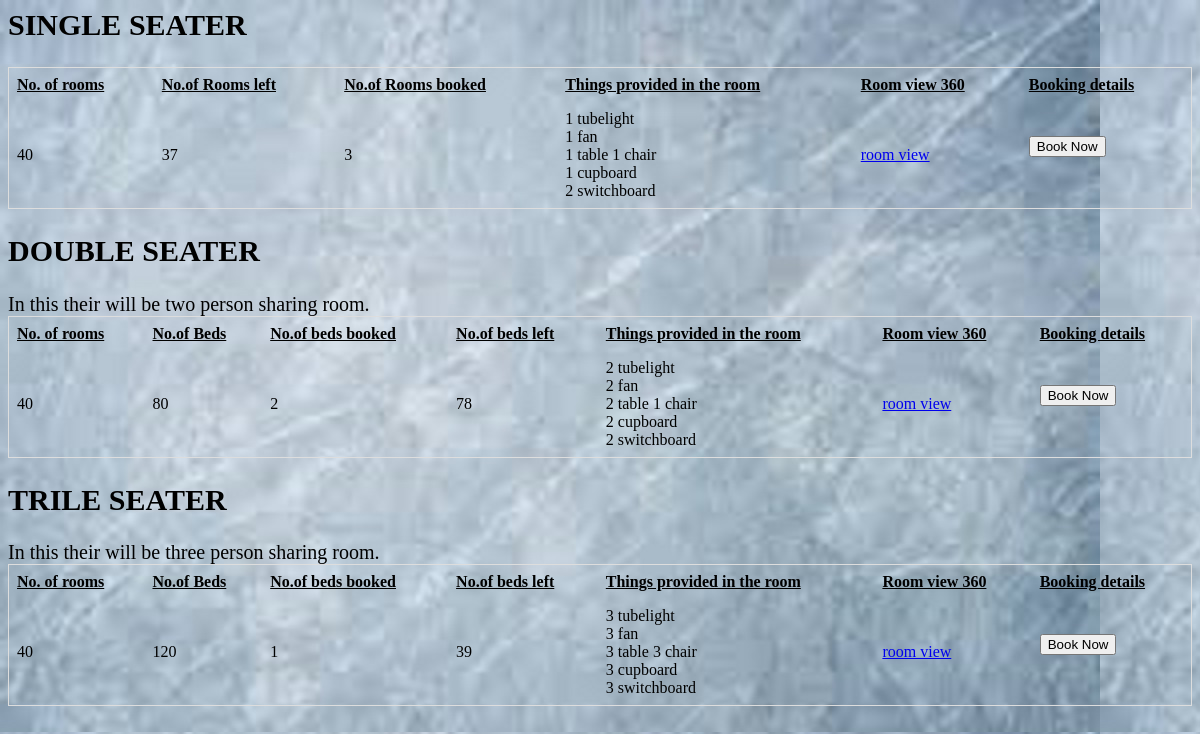
Screenshot of /web/room/ (signed in) with the database file from the repository.
### web/models.py (models this page shows)
class s(models.Model):
    id = models.AutoField(primary_key=True)
    email = models.CharField(max_length=50)
    name = models.CharField(max_length=50)
    add = models.CharField(max_length=100)
    pno = models.IntegerField()
    date = models.DateTimeField(auto_now_add=True)
    total=models.IntegerField()
    left=models.IntegerField()
    type=models.CharField(max_length=100)
    status = models.IntegerField(null=True, blank=True)

class d(models.Model):
    id = models.AutoField(primary_key=True)
    email = models.CharField(max_length=50)
    name = models.CharField(max_length=50)
    add = models.CharField(max_length=100)
    pno = models.IntegerField()
    date = models.DateTimeField(auto_now_add=True)
    total=models.IntegerField()
    left=models.IntegerField()
    type=models.CharField(max_length=100)
    status = models.IntegerField(null=True, blank=True)

class t(models.Model):
    id = models.AutoField(primary_key=True)
    email = models.CharField(max_length=50)
    name = models.CharField(max_length=50)
    add = models.CharField(max_length=100)
    pno = models.IntegerField()
    date = models.DateTimeField(auto_now_add=True)
    total=models.IntegerField()
    left=models.IntegerField()
    type=models.CharField(max_length=100)
    status = models.IntegerField(null=True, blank=True)

### web/views.py (the view)
# urls.py: path('room/', views.room, name='room'),
@login_required
def room(request):
    s.objects.filter(email=request.user.email).update(left=F('total') - F('id'))
    d.objects.filter(email=request.user.email).update(left=F('total') - F('id'))
    t.objects.filter(email=request.user.email).update(left=F('total') - F('id'))
    ss = s.objects.order_by('id').reverse().first()
    dd = d.objects.order_by('id').reverse().first()
    tt = t.objects.order_by('id').reverse().first()
    return render(request, 'web/room.html',{"ss":ss,"dd":dd,"tt":tt})

### web/templates/web/room.html (shortened to what this page needs)
{% load static %}
<html>
<head>
</head>
<div class="r1">
<body background="{% static 'web/rr.jpg' %}">
<div class="b">
<h2><marquee behavior="alternate"> SINGLE SEATER</marquee></h2></div>
<div>
  <table>
    <tr>
     <th><u>No. of rooms</u> </th>
      <th><u>No.of Rooms left</u></th>
      <th><u>No.of Rooms booked</u></th>
      <th><u>Things provided in the room</u></th>
      <th><u>Room view 360</u></th>
      <th><u>Booking details</u></th>
    </tr>
    <tr>
      <td>40</td>
      <td>{{ss.left}}</td>
      <td>{{ss.id}}</td>
      <td>1 tubelight<br>
          1 fan<br>
          1 table 1 chair<br>
          1 cupboard<br>
          2 switchboard</td>
      <td><a href=" link">room view</a></td>
        <td><form action="sbook"><input type="submit" value="Book Now"></form>
    </tr>
  </table>
</div>
<div class="b">
<h2><marquee behavior="alternate">DOUBLE SEATER</marquee></h2></div>
<div class="a"> In this their will be two person sharing room.</div>
<div>
  <table>
    <tr>
      <th><u>No. of rooms</u> </th>
      <th><u>No.of Beds</u></th>
      <th><u>No.of beds booked</u></th>
      <th><u>No.of beds left</u></th>
      <th><u>Things provided in the room</u></th>
      <th><u>Room view 360</u></th>
      <th><u>Booking details</u></th>
    </tr>
    <tr>
      <td>40</td>
      <td>80</td>
      <td>{{dd.id}}</td>
      <td>{{dd.left}}</td>
      <td>2 tubelight<br>
          2 fan<br>
          2 table 1 chair<br>
          2 cupboard<br>
          2 switchboard</td>
      <td><a href=" link">room view</a></td>
      <td><form action="dbook"><input type="submit" value="Book Now"></form>
    </tr>
  </table>
</div>
<div class="b">
<h2><marquee behavior="alternate">TRILE SEATER</marquee></h2></div>
<div class="a"> In this their will be three person sharing room.</div>
<div>
  <table>
    <tr>
      <th><u>No. of rooms</u> </th>
      <th><u>No.of Beds</u></th>
       <th><u>No.of beds booked</u></th>
      <th><u>No.of beds left</u></th>
      <th><u>Things provided in the room</u></th>
      <th><u>Room view 360</u></th>
      <th><u>Booking details</u></th>
    </tr>
    <tr>
      <td>40</td>
      <td>120</td>
      <td>{{tt.id}}</td>
      <td>{{tt.left}}</td>
      <td>3 tubelight<br>
          3 fan<br>
          3 table 3 chair<br>
          3 cupboard<br>
          3 switchboard</td>
      <td><a href=" link">room view</a></td>
      <td><form action="tbook"><input type="submit" value="Book Now"></form>
    </tr>
  </table>
</div>
</body>
</html>

### web/templates/web/room.html (style rules this page uses)
.r1 { background-repeat: no-repeat; background-size: cover; background-attachment: fixed; }
table { border-collapse: collapse; border-spacing: 0; width: 100%; border: 1px solid #ddd; }
th, td { text-align: left; padding: 8px; }
.a { font-style: bold; font-size: 20px; }
.b { font-size: 20px; font-style: bold; box-shadow: 2px black; }

### rows the page displays
s: left "37", id "3"
d: id "2", left "78"
t: id "1", left "39"
